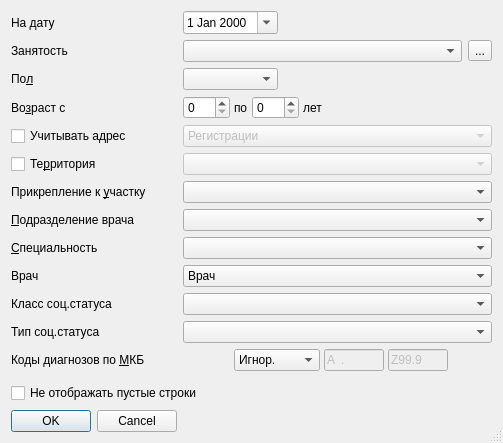
<?xml version="1.0" encoding="UTF-8"?>
<ui version="4.0">
 <class>DispObservationSetupDialog</class>
 <widget class="QDialog" name="DispObservationSetupDialog">
  <property name="windowModality">
   <enum>Qt::ApplicationModal</enum>
  </property>
  <property name="geometry">
   <rect>
    <x>0</x>
    <y>0</y>
    <width>432</width>
    <height>443</height>
   </rect>
  </property>
  <property name="windowTitle">
   <string>параметры отчёта</string>
  </property>
  <property name="sizeGripEnabled">
   <bool>true</bool>
  </property>
  <layout class="QGridLayout" name="gridLayout">
   <item row="10" column="0">
    <widget class="QLabel" name="lblSocStatusClass">
     <property name="text">
      <string>Класс соц.статуса</string>
     </property>
     <property name="buddy">
      <cstring>cmbSocStatusClass</cstring>
     </property>
    </widget>
   </item>
   <item row="10" column="1" colspan="4">
    <widget class="CSocStatusComboBox" name="cmbSocStatusClass"/>
   </item>
   <item row="9" column="0">
    <widget class="QLabel" name="lblPerson">
     <property name="text">
      <string>Врач</string>
     </property>
    </widget>
   </item>
   <item row="9" column="1" colspan="4">
    <widget class="CPersonComboBoxEx" name="cmbPerson">
     <item>
      <property name="text">
       <string>Врач</string>
      </property>
     </item>
    </widget>
   </item>
   <item row="11" column="0">
    <widget class="QLabel" name="lblSocStatusType">
     <property name="text">
      <string>Тип соц.статуса</string>
     </property>
     <property name="buddy">
      <cstring>cmbSocStatusType</cstring>
     </property>
    </widget>
   </item>
   <item row="13" column="0">
    <widget class="QFrame" name="frmMKBEx">
     <property name="frameShape">
      <enum>QFrame::NoFrame</enum>
     </property>
     <property name="frameShadow">
      <enum>QFrame::Raised</enum>
     </property>
     <layout class="QGridLayout">
      <property name="horizontalSpacing">
       <number>4</number>
      </property>
      <property name="verticalSpacing">
       <number>0</number>
      </property>
      <property name="margin">
       <number>0</number>
      </property>
     </layout>
    </widget>
   </item>
   <item row="12" column="2" colspan="3">
    <widget class="QFrame" name="frmMKB">
     <property name="frameShape">
      <enum>QFrame::NoFrame</enum>
     </property>
     <property name="frameShadow">
      <enum>QFrame::Raised</enum>
     </property>
     <layout class="QGridLayout">
      <property name="horizontalSpacing">
       <number>4</number>
      </property>
      <property name="verticalSpacing">
       <number>0</number>
      </property>
      <property name="margin">
       <number>0</number>
      </property>
      <item row="0" column="0">
       <widget class="QComboBox" name="cmbMKBFilter">
        <item>
         <property name="text">
          <string>Игнор.</string>
         </property>
        </item>
        <item>
         <property name="text">
          <string>Интервал</string>
         </property>
        </item>
       </widget>
      </item>
      <item row="0" column="1">
       <widget class="CICDCodeEdit" name="edtMKBFrom">
        <property name="enabled">
         <bool>false</bool>
        </property>
        <property name="sizePolicy">
         <sizepolicy hsizetype="Fixed" vsizetype="Fixed">
          <horstretch>0</horstretch>
          <verstretch>0</verstretch>
         </sizepolicy>
        </property>
        <property name="maximumSize">
         <size>
          <width>60</width>
          <height>16777215</height>
         </size>
        </property>
        <property name="inputMask">
         <string>a00.00; </string>
        </property>
        <property name="text">
         <string>A.</string>
        </property>
        <property name="maxLength">
         <number>6</number>
        </property>
       </widget>
      </item>
      <item row="0" column="2">
       <widget class="CICDCodeEdit" name="edtMKBTo">
        <property name="enabled">
         <bool>false</bool>
        </property>
        <property name="sizePolicy">
         <sizepolicy hsizetype="Fixed" vsizetype="Fixed">
          <horstretch>0</horstretch>
          <verstretch>0</verstretch>
         </sizepolicy>
        </property>
        <property name="maximumSize">
         <size>
          <width>60</width>
          <height>16777215</height>
         </size>
        </property>
        <property name="inputMask">
         <string>a00.00; </string>
        </property>
        <property name="text">
         <string>Z99.9</string>
        </property>
        <property name="maxLength">
         <number>6</number>
        </property>
       </widget>
      </item>
      <item row="0" column="3">
       <spacer>
        <property name="orientation">
         <enum>Qt::Horizontal</enum>
        </property>
        <property name="sizeHint" stdset="0">
         <size>
          <width>40</width>
          <height>20</height>
         </size>
        </property>
       </spacer>
      </item>
     </layout>
    </widget>
   </item>
   <item row="3" column="1" colspan="3">
    <widget class="QFrame" name="frmAge">
     <property name="frameShape">
      <enum>QFrame::NoFrame</enum>
     </property>
     <property name="frameShadow">
      <enum>QFrame::Raised</enum>
     </property>
     <layout class="QHBoxLayout">
      <property name="spacing">
       <number>4</number>
      </property>
      <property name="margin">
       <number>0</number>
      </property>
      <item>
       <widget class="QSpinBox" name="edtAgeFrom">
        <property name="sizePolicy">
         <sizepolicy hsizetype="Preferred" vsizetype="Fixed">
          <horstretch>0</horstretch>
          <verstretch>0</verstretch>
         </sizepolicy>
        </property>
        <property name="maximum">
         <number>150</number>
        </property>
       </widget>
      </item>
      <item>
       <widget class="QLabel" name="lblAgeTo">
        <property name="text">
         <string>по</string>
        </property>
        <property name="buddy">
         <cstring>edtAgeTo</cstring>
        </property>
       </widget>
      </item>
      <item>
       <widget class="QSpinBox" name="edtAgeTo">
        <property name="sizePolicy">
         <sizepolicy hsizetype="Preferred" vsizetype="Fixed">
          <horstretch>0</horstretch>
          <verstretch>0</verstretch>
         </sizepolicy>
        </property>
        <property name="maximum">
         <number>150</number>
        </property>
       </widget>
      </item>
      <item>
       <widget class="QLabel" name="lblAgeYears">
        <property name="text">
         <string>лет</string>
        </property>
        <property name="buddy">
         <cstring>edtAgeTo</cstring>
        </property>
       </widget>
      </item>
      <item>
       <spacer>
        <property name="orientation">
         <enum>Qt::Horizontal</enum>
        </property>
        <property name="sizeHint" stdset="0">
         <size>
          <width>21</width>
          <height>20</height>
         </size>
        </property>
       </spacer>
      </item>
     </layout>
    </widget>
   </item>
   <item row="1" column="0">
    <widget class="QLabel" name="lblWorkOrganisation">
     <property name="text">
      <string>Занятость</string>
     </property>
     <property name="buddy">
      <cstring>cmbWorkOrganisation</cstring>
     </property>
    </widget>
   </item>
   <item row="0" column="0">
    <widget class="QLabel" name="lblDate">
     <property name="text">
      <string>На дату</string>
     </property>
     <property name="buddy">
      <cstring>edtDate</cstring>
     </property>
    </widget>
   </item>
   <item row="0" column="1" colspan="2">
    <widget class="CDateEdit" name="edtDate">
     <property name="calendarPopup">
      <bool>true</bool>
     </property>
    </widget>
   </item>
   <item row="0" column="3" colspan="2">
    <spacer>
     <property name="orientation">
      <enum>Qt::Horizontal</enum>
     </property>
     <property name="sizeHint" stdset="0">
      <size>
       <width>160</width>
       <height>17</height>
      </size>
     </property>
    </spacer>
   </item>
   <item row="1" column="1" colspan="3">
    <widget class="COrgComboBox" name="cmbWorkOrganisation"/>
   </item>
   <item row="1" column="4">
    <widget class="QToolButton" name="btnSelectWorkOrganisation">
     <property name="text">
      <string>...</string>
     </property>
     <property name="arrowType">
      <enum>Qt::NoArrow</enum>
     </property>
    </widget>
   </item>
   <item row="2" column="0">
    <widget class="QLabel" name="lblSex">
     <property name="text">
      <string>По&amp;л</string>
     </property>
     <property name="buddy">
      <cstring>cmbSex</cstring>
     </property>
    </widget>
   </item>
   <item row="2" column="3">
    <spacer>
     <property name="orientation">
      <enum>Qt::Horizontal</enum>
     </property>
     <property name="sizeHint" stdset="0">
      <size>
       <width>141</width>
       <height>20</height>
      </size>
     </property>
    </spacer>
   </item>
   <item row="2" column="1" colspan="2">
    <widget class="QComboBox" name="cmbSex">
     <item>
      <property name="text">
       <string/>
      </property>
     </item>
     <item>
      <property name="text">
       <string>М</string>
      </property>
     </item>
     <item>
      <property name="text">
       <string>Ж</string>
      </property>
     </item>
    </widget>
   </item>
   <item row="3" column="0">
    <widget class="QLabel" name="lblAge">
     <property name="text">
      <string>Во&amp;зраст с</string>
     </property>
     <property name="buddy">
      <cstring>edtAgeFrom</cstring>
     </property>
    </widget>
   </item>
   <item row="4" column="0">
    <widget class="QCheckBox" name="chkFilterAddressType">
     <property name="text">
      <string>Учитывать адрес</string>
     </property>
    </widget>
   </item>
   <item row="4" column="1" colspan="4">
    <widget class="QComboBox" name="cmbFilterAddressType">
     <property name="enabled">
      <bool>false</bool>
     </property>
     <item>
      <property name="text">
       <string>Регистрации</string>
      </property>
     </item>
     <item>
      <property name="text">
       <string>Проживания</string>
      </property>
     </item>
    </widget>
   </item>
   <item row="5" column="1" colspan="4">
    <widget class="COrgStructureComboBox" name="cmbArea">
     <property name="enabled">
      <bool>false</bool>
     </property>
    </widget>
   </item>
   <item row="7" column="0">
    <widget class="QLabel" name="lblOrgStructure">
     <property name="text">
      <string>&amp;Подразделение врача</string>
     </property>
     <property name="buddy">
      <cstring>cmbOrgStructure</cstring>
     </property>
    </widget>
   </item>
   <item row="5" column="0">
    <widget class="QCheckBox" name="chkArea">
     <property name="text">
      <string>Те&amp;рритория</string>
     </property>
    </widget>
   </item>
   <item row="8" column="0">
    <widget class="QLabel" name="lblSpeciality">
     <property name="text">
      <string>&amp;Специальность</string>
     </property>
     <property name="buddy">
      <cstring>cmbSpeciality</cstring>
     </property>
    </widget>
   </item>
   <item row="8" column="1" colspan="4">
    <widget class="CRBComboBox" name="cmbSpeciality">
     <property name="whatsThis">
      <string>&lt;html&gt;&lt;head&gt;&lt;meta name=&quot;qrichtext&quot; content=&quot;1&quot; /&gt;&lt;style type=&quot;text/css&quot;&gt;
p, li { white-space: pre-wrap; }
&lt;/style&gt;&lt;/head&gt;&lt;body style=&quot; font-family:'MS Shell Dlg 2'; font-size:8.25pt; font-weight:400; font-style:normal;&quot;&gt;
&lt;p style=&quot;-qt-paragraph-type:empty; margin-top:0px; margin-bottom:0px; margin-left:0px; margin-right:0px; -qt-block-indent:0; text-indent:0px;&quot;&gt;&lt;/p&gt;&lt;/body&gt;&lt;/html&gt;</string>
     </property>
    </widget>
   </item>
   <item row="7" column="1" colspan="4">
    <widget class="COrgStructureComboBox" name="cmbOrgStructure"/>
   </item>
   <item row="12" column="0">
    <widget class="QLabel" name="lblMKB">
     <property name="text">
      <string>Коды диагнозов по &amp;МКБ</string>
     </property>
     <property name="buddy">
      <cstring>cmbMKBFilter</cstring>
     </property>
    </widget>
   </item>
   <item row="11" column="1" colspan="4">
    <widget class="CRBComboBox" name="cmbSocStatusType"/>
   </item>
   <item row="16" column="0">
    <widget class="QDialogButtonBox" name="buttonBox">
     <property name="orientation">
      <enum>Qt::Horizontal</enum>
     </property>
     <property name="standardButtons">
      <set>QDialogButtonBox::Cancel|QDialogButtonBox::Ok</set>
     </property>
    </widget>
   </item>
   <item row="15" column="0">
    <spacer>
     <property name="orientation">
      <enum>Qt::Vertical</enum>
     </property>
     <property name="sizeHint" stdset="0">
      <size>
       <width>129</width>
       <height>20</height>
      </size>
     </property>
    </spacer>
   </item>
   <item row="14" column="0" colspan="2">
    <widget class="QCheckBox" name="chkPrintOnlyFilledRows">
     <property name="sizePolicy">
      <sizepolicy hsizetype="Minimum" vsizetype="Fixed">
       <horstretch>0</horstretch>
       <verstretch>0</verstretch>
      </sizepolicy>
     </property>
     <property name="text">
      <string>Не отображать пустые строки</string>
     </property>
    </widget>
   </item>
   <item row="6" column="0">
    <widget class="QLabel" name="lblOrgStructureAttach">
     <property name="text">
      <string>Прикрепление к &amp;участку</string>
     </property>
     <property name="buddy">
      <cstring>cmbOrgStructureAttach</cstring>
     </property>
    </widget>
   </item>
   <item row="6" column="1" colspan="4">
    <widget class="CAreaComboBox" name="cmbOrgStructureAttach"/>
   </item>
  </layout>
 </widget>
 <customwidgets>
  <customwidget>
   <class>CRBComboBox</class>
   <extends>QComboBox</extends>
   <header>library/crbcombobox.h</header>
  </customwidget>
  <customwidget>
   <class>CDateEdit</class>
   <extends>QDateEdit</extends>
   <header>library/DateEdit</header>
  </customwidget>
  <customwidget>
   <class>COrgStructureComboBox</class>
   <extends>QComboBox</extends>
   <header>Orgs/OrgStructComboBoxes.h</header>
  </customwidget>
  <customwidget>
   <class>CPersonComboBoxEx</class>
   <extends>QComboBox</extends>
   <header>Orgs/PersonComboBoxEx.h</header>
  </customwidget>
  <customwidget>
   <class>CICDCodeEdit</class>
   <extends>QLineEdit</extends>
   <header>library/ICDCodeEdit.h</header>
  </customwidget>
  <customwidget>
   <class>COrgComboBox</class>
   <extends>QComboBox</extends>
   <header>Orgs/OrgComboBox.h</header>
  </customwidget>
  <customwidget>
   <class>CSocStatusComboBox</class>
   <extends>QComboBox</extends>
   <header>Registry/SocStatusComboBox.h</header>
  </customwidget>
  <customwidget>
   <class>CAreaComboBox</class>
   <extends>QComboBox</extends>
   <header>Orgs/OrgStructComboBoxes.h</header>
  </customwidget>
 </customwidgets>
 <tabstops>
  <tabstop>edtDate</tabstop>
  <tabstop>cmbWorkOrganisation</tabstop>
  <tabstop>btnSelectWorkOrganisation</tabstop>
  <tabstop>cmbSex</tabstop>
  <tabstop>edtAgeFrom</tabstop>
  <tabstop>edtAgeTo</tabstop>
  <tabstop>chkFilterAddressType</tabstop>
  <tabstop>cmbFilterAddressType</tabstop>
  <tabstop>chkArea</tabstop>
  <tabstop>cmbArea</tabstop>
  <tabstop>cmbPerson</tabstop>
  <tabstop>cmbMKBFilter</tabstop>
  <tabstop>edtMKBFrom</tabstop>
  <tabstop>edtMKBTo</tabstop>
  <tabstop>buttonBox</tabstop>
 </tabstops>
 <resources/>
 <connections>
  <connection>
   <sender>buttonBox</sender>
   <signal>accepted()</signal>
   <receiver>DispObservationSetupDialog</receiver>
   <slot>accept()</slot>
   <hints>
    <hint type="sourcelabel">
     <x>128</x>
     <y>323</y>
    </hint>
    <hint type="destinationlabel">
     <x>65</x>
     <y>329</y>
    </hint>
   </hints>
  </connection>
  <connection>
   <sender>buttonBox</sender>
   <signal>rejected()</signal>
   <receiver>DispObservationSetupDialog</receiver>
   <slot>reject()</slot>
   <hints>
    <hint type="sourcelabel">
     <x>241</x>
     <y>323</y>
    </hint>
    <hint type="destinationlabel">
     <x>267</x>
     <y>329</y>
    </hint>
   </hints>
  </connection>
  <connection>
   <sender>chkFilterAddressType</sender>
   <signal>toggled(bool)</signal>
   <receiver>cmbFilterAddressType</receiver>
   <slot>setEnabled(bool)</slot>
   <hints>
    <hint type="sourcelabel">
     <x>62</x>
     <y>158</y>
    </hint>
    <hint type="destinationlabel">
     <x>195</x>
     <y>162</y>
    </hint>
   </hints>
  </connection>
  <connection>
   <sender>chkArea</sender>
   <signal>toggled(bool)</signal>
   <receiver>cmbArea</receiver>
   <slot>setEnabled(bool)</slot>
   <hints>
    <hint type="sourcelabel">
     <x>71</x>
     <y>182</y>
    </hint>
    <hint type="destinationlabel">
     <x>214</x>
     <y>190</y>
    </hint>
   </hints>
  </connection>
 </connections>
</ui>
